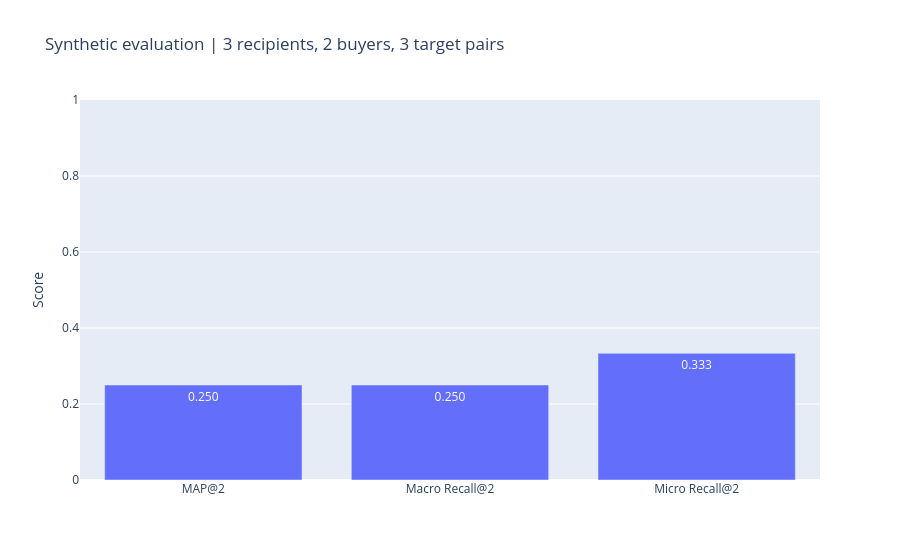

Notebook code cell kept with this figure:
### Markdown cell above
## 4. Cohort-level evaluation contract

Validate recommendation lists for every recipient, then evaluate every
buyer against their complete target set.

MAP and macro Recall assign equal weight to eligible customers.
Micro Recall pools retrieved and reference customer–article pairs.

The following three-customer example is synthetic. It checks evaluation
behavior and does not measure model performance.

### Code cell
import importlib
import atelier_ai.ranking_metrics as ranking_metrics

importlib.reload(ranking_metrics)

demo_evaluation = ranking_metrics.evaluate_recommendations(
    recommendation_lists={
        "u": ["a", "x"],
        "v": ["q", "r"],
        "w": ["m", "n"],
    },
    relevant_articles={"u": {"a", "b"}, "v": {"missed"}},
    customer_ids=["u", "v", "w"],
    k=2,
)

assert demo_evaluation["summary"]["evaluated_customers"] == 2
assert demo_evaluation["summary"]["target_pairs"] == 3

print(demo_evaluation["customer_scores"].to_string(index=False))
print(pd.Series(demo_evaluation["summary"]).to_string())

demo_metric_summary = pd.DataFrame({
    "metric": ["MAP@2", "Macro Recall@2", "Micro Recall@2"],
    "value": [
        demo_evaluation["summary"][metric]
        for metric in ["map_at_k", "recall_at_k", "micro_recall_at_k"]
    ],
})

fig = px.bar(
    demo_metric_summary,
    x="metric",
    y="value",
    text_auto=".3f",
    title="Synthetic evaluation | 3 recipients, 2 buyers, 3 target pairs",
    labels={"metric": "", "value": "Score"},
)
fig.update_yaxes(range=[0, 1])
fig.show(renderer="plotly_mimetype+png", config={"displaylogo": False})

### Figure 1 — Plotly figure (JSON) as saved in the notebook; plotly's stock layout.template omitted (floating-point values rounded to 4 significant figures)
{"data": [{"hovertemplate": "=%{x}<br>Score=%{y}<extra></extra>", "legendgroup": "", "marker": {"color": "#636efa", "pattern": {"shape": ""}}, "name": "", "orientation": "v", "showlegend": false, "textposition": "auto", "texttemplate": "%{y:.3f}", "type": "bar", "x": ["MAP@2", "Macro Recall@2", "Micro Recall@2"], "xaxis": "x", "y": [0.25, 0.25, 0.3333], "yaxis": "y"}], "layout": {"barmode": "relative", "legend": {"tracegroupgap": 0}, "title": {"text": "Synthetic evaluation | 3 recipients, 2 buyers, 3 target pairs"}, "xaxis": {"anchor": "y", "domain": [0, 1], "title": {"text": ""}}, "yaxis": {"anchor": "x", "domain": [0, 1], "range": [0, 1], "title": {"text": "Score"}}}}
